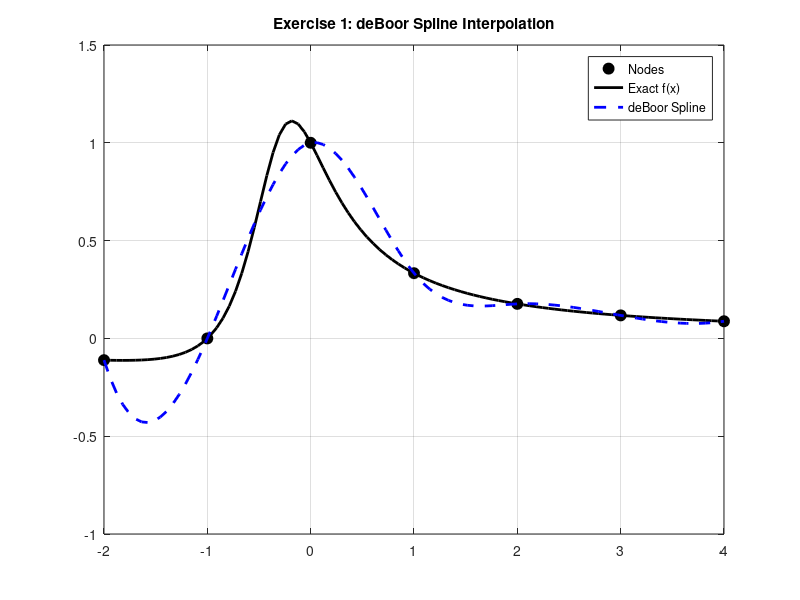
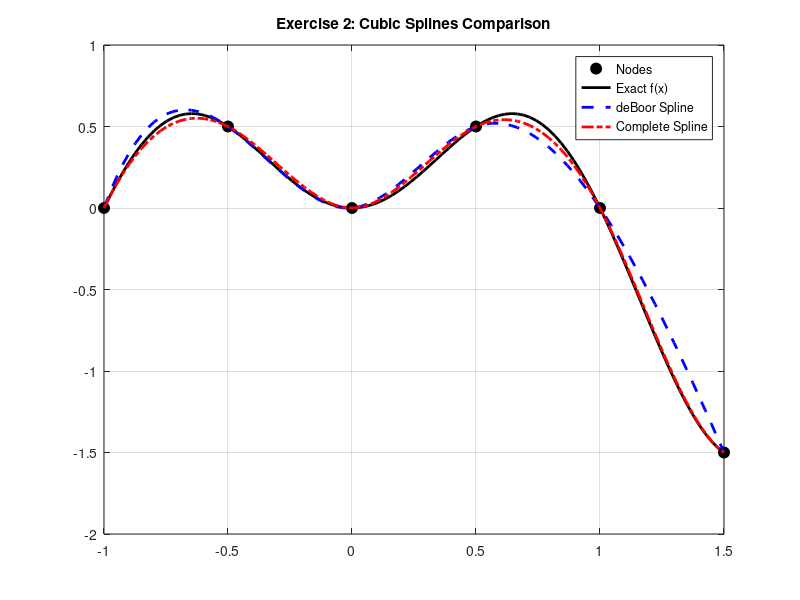
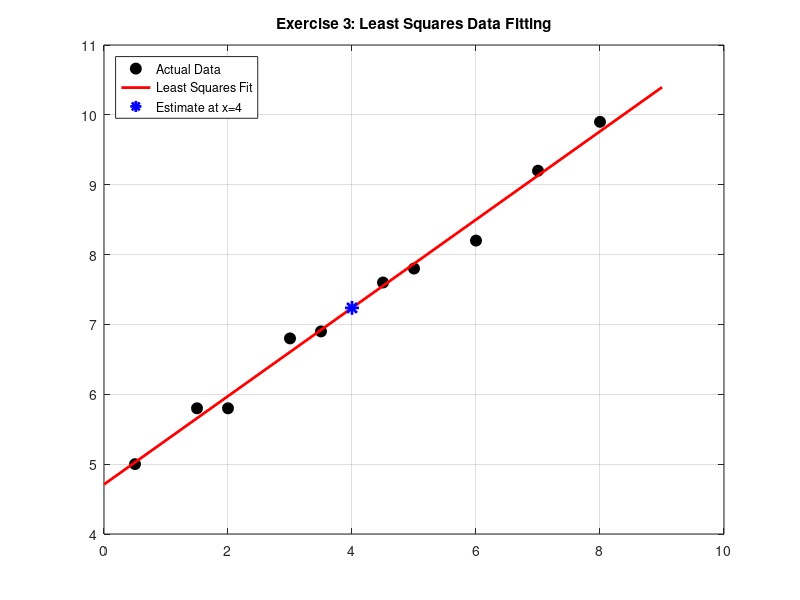

Reproduce these figures in MATLAB, in order.
% --- Exercise 1 (Simplified) ---
% 1. Define the function
f = @(x) (x + 1) ./ (3 * x.^2 + 2 * x + 1);

% 2. Define the 7 equally spaced nodes and evaluation points
x = linspace(-2, 4, 7);
y = f(x);
xx = linspace(-2, 4, 100); % Points for drawing a smooth curve

% 3. Calculate the deBoor (Not-a-knot) cubic spline
% Octave's spline function uses deBoor boundary conditions by default
y_deBoor = spline(x, y, xx);

% 4. Plot the results
figure(1);
plot(x, y, 'ko', 'MarkerSize', 8, 'MarkerFaceColor', 'k'); hold on;
plot(xx, f(xx), 'k-', 'LineWidth', 2);
plot(xx, y_deBoor, 'b--', 'LineWidth', 2);
legend('Nodes', 'Exact f(x)', 'deBoor Spline');
title('Exercise 1: deBoor Spline Interpolation');
grid on;
hold off;

% --- Exercise 2 (Simplified) ---
% 1. Define the function and its derivative (we only need the derivative for the endpoints)
f = @(x) x .* sin(pi * x);
df = @(x) sin(pi * x) + pi * x .* cos(pi * x);

% 2. Define the nodes given in the lab
x = [-1, -0.5, 0, 0.5, 1, 1.5];
y = f(x);
xx = linspace(-1, 1.5, 100);

% 3. Calculate the deBoor spline
y_deBoor = spline(x, y, xx);

% 4. Calculate the Complete spline
% We attach the derivative of the first point to the start of 'y',
% and the derivative of the last point to the end of 'y'.
df_start = df(x(1));
df_end = df(x(end));
y_complete = spline(x, [df_start, y, df_end], xx);

% 5. Plot the results
figure(2);
plot(x, y, 'ko', 'MarkerSize', 8, 'MarkerFaceColor', 'k'); hold on;
plot(xx, f(xx), 'k-', 'LineWidth', 2);
plot(xx, y_deBoor, 'b--', 'LineWidth', 2);
plot(xx, y_complete, 'r-.', 'LineWidth', 2);
legend('Nodes', 'Exact f(x)', 'deBoor Spline', 'Complete Spline');
title('Exercise 2: Cubic Splines Comparison');
grid on;
hold off;

% --- Exercise 3 ---
% 1. Input the given data
x_data = [0.5, 1.5, 2, 3, 3.5, 4.5, 5, 6, 7, 8];
y_data = [5, 5.8, 5.8, 6.8, 6.9, 7.6, 7.8, 8.2, 9.2, 9.9];

% 2. Find the linear least squares approximation (Degree = 1)
% polyfit returns the coefficients of the line: [a, b]
p_least_squares = polyfit(x_data, y_data, 1);

% Create smooth points for the line
xx_data = linspace(0, 9, 2);
yy_data = polyval(p_least_squares, xx_data);

% 3. Compute the error
% We evaluate the polynomial exactly at our x_data points to see how far off it is
y_approx = polyval(p_least_squares, x_data);
error_least_squares = sum((y_data - y_approx).^2);
fprintf('Total Error (Sum of Squares): %f\n', error_least_squares);

% 4. Estimate the value at x = 4
estimate_at_4 = polyval(p_least_squares, 4);
fprintf('Estimated value at x = 4: %f\n', estimate_at_4);

% 5. Plot the data and the approximation
figure(3);
plot(x_data, y_data, 'ko', 'MarkerSize', 8, 'MarkerFaceColor', 'k'); hold on;
plot(xx_data, yy_data, 'r-', 'LineWidth', 2);
plot(4, estimate_at_4, 'b*', 'MarkerSize', 10, 'LineWidth', 2); % Star to show our estimate
legend('Actual Data', 'Least Squares Fit', 'Estimate at x=4', 'Location', 'northwest');
title('Exercise 3: Least Squares Data Fitting');
grid on;
hold off;
